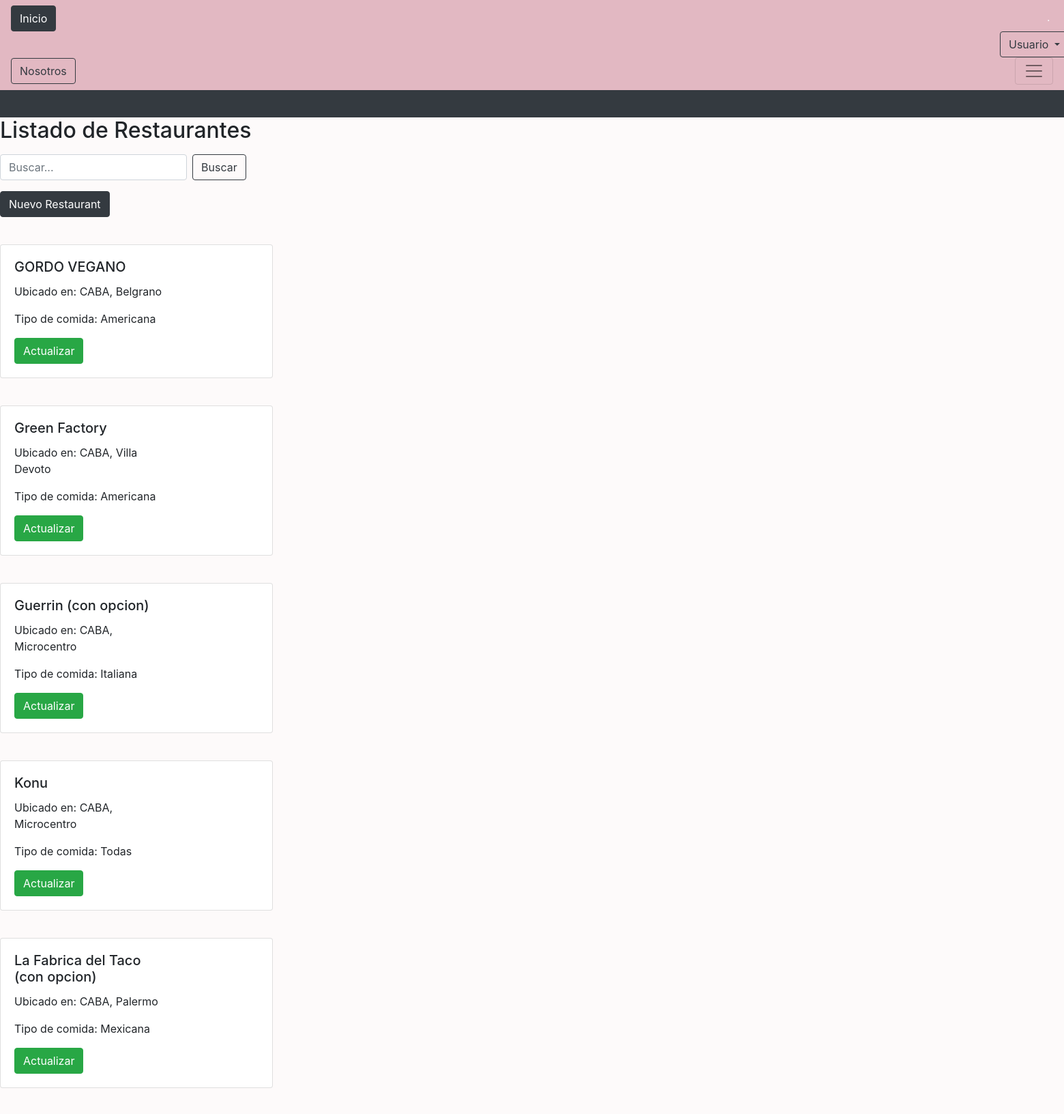
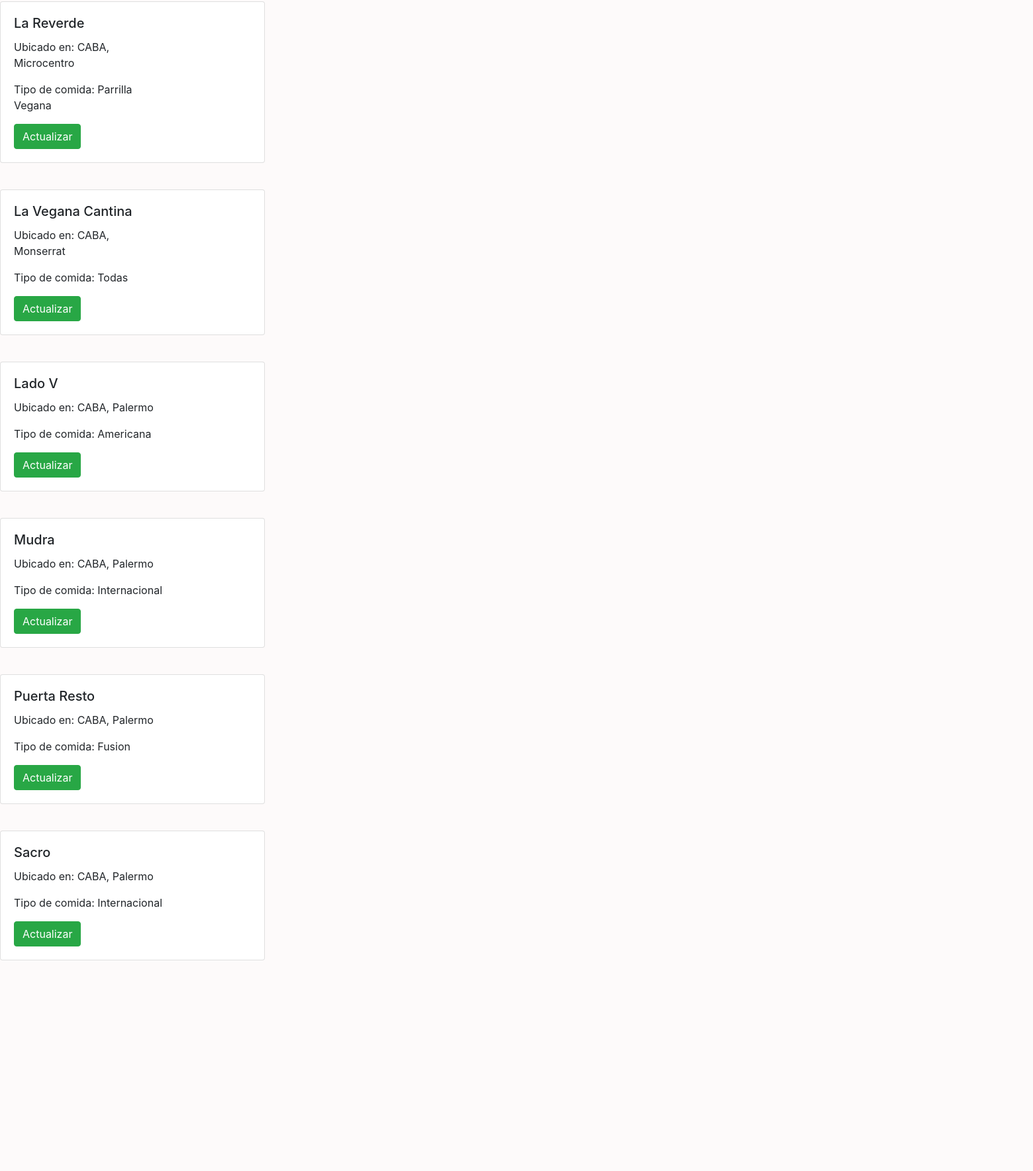
/market/resto-list/ (upper part), run on the app's committed database (2 pictures, top to bottom).
### market/models.py (models this page shows, shortened)
class Restaurants(models.Model):
    name = models.CharField(max_length=100)
    location = models.CharField(max_length=100)
    food_type = models.CharField(max_length=100)
    class Meta:
        verbose_name = 'Restaurants'
        verbose_name_plural = 'Restaurants'

### market/views.py (the view)
class RestoListView(ListView):
    model = Restaurants
    template_name = 'market/resto_list.html'
    ordering = ['name']
    def get_queryset(self):
        queryset = super().get_queryset()
        search_fields = self.request.GET.get('search', '')
        if search_fields:
            queryset = queryset.filter(
                Q(name__icontains=search_fields) |
                Q(location__icontains=search_fields) |
                Q(food_type__icontains=search_fields)
            )
        return queryset

### templates/market/resto_list.html (shortened to what this page needs)
{% extends 'base.html' %}
{% block content %}
    <h2>Listado de Restaurantes</h2>
    <p><div class="center">
      <form class="form-inline my-2 my-lg-0" action="/market/resto-list/" role="search" method="GET">
        <input class="form-control mr-sm-2" type="search" placeholder="Buscar..." aria-label="Search" name="search">
        <button class="btn btn-outline-dark my-2 my-sm-0" type="submit">Buscar</button>
    </form></p>
    <p><a class="btn btn-dark" href="/market/resto-formulario" role="button">Nuevo Restaurant</a></p>
    {% for restaurant in object_list %}
      <br>
        <div class="card mb-3" style="max-width: 400px;">
          <div class="row no-gutters">
            <div class="col-md-8">
              <div class="card-body">
              <h5 class="card-title">{{restaurant.name}}</h5>
              <p>Ubicado en: {{restaurant.location}}</p>
              <p>Tipo de comida: {{restaurant.food_type}}</p>
              <div class="btn-group" role="group" aria-label="Basic example">
                <a type="button" class="btn btn-success" href="/market/resto-update/{{restaurant.id}}">Actualizar</a>
              </div>
            </div>
          </div>
        </div>
      </div>
    {% endfor %}
{% endblock %}

### templates/base.html (style rules this page uses)
body { background-color: rgb(253, 250, 250); }

### data on the page
Restaurants: name "GORDO VEGANO", location "CABA, Belgrano", food_type "Americana"
Restaurants: name "Green Factory", location "CABA, Villa Devoto", food_type "Americana"
Restaurants: name "Guerrin (con opcion)", location "CABA, Microcentro", food_type "Italiana"
Restaurants: name "Konu", location "CABA, Microcentro", food_type "Todas"
Restaurants: name "La Fabrica del Taco (con opcion)", location "CABA, Palermo", food_type "Mexicana"
Restaurants: name "La Reverde", location "CABA, Microcentro", food_type "Parrilla Vegana"
Restaurants: name "La Vegana Cantina", location "CABA, Monserrat", food_type "Todas"
Restaurants: name "Lado V", location "CABA, Palermo", food_type "Americana"
Restaurants: name "Mudra", location "CABA, Palermo", food_type "Internacional"
Restaurants: name "Puerta Resto", location "CABA, Palermo", food_type "Fusion"
Restaurants: name "Sacro", location "CABA, Palermo", food_type "Internacional"
